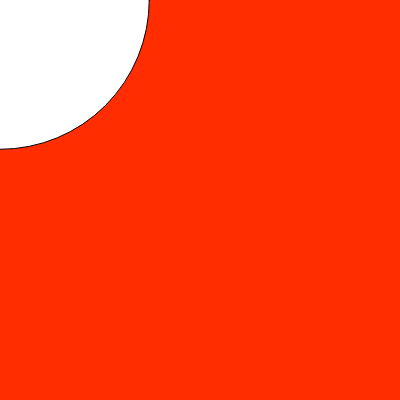
Frame 1 (no input)
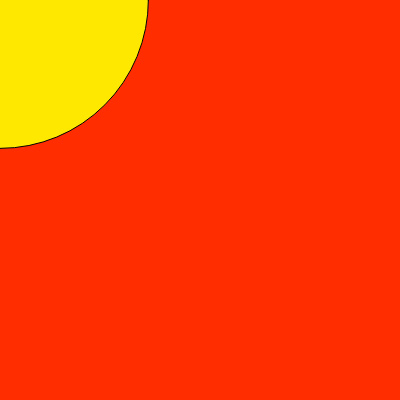
Frame 60 (no input)
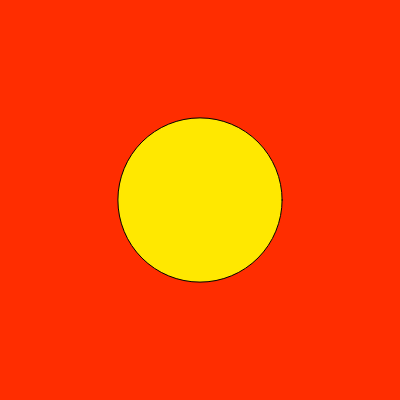
Frame 120 (the mouse pressed at the canvas centre since frame 60)

The p5.js sketch that drew these frames (run headless with seeded random() and noise() and a simulated clock; from frame 60 on, the mouse is pressed at the canvas centre):

// p5.js sketch
// ── sketch.js
let x;
let y;

function setup() {
  createCanvas(400, 400);
  x = random(400);
  x = int(x);
  y = random(400);
  y = int(y);
}

function draw() {
  background(255, 45, 0 );
  x = x + random(-5,5);
  y = y + random(-5,5);
  x = constrain(x,0,400);
  y = constrain(y,0,400);
  let distancia;
  distancia = dist(mouseX, mouseY, x, y);
  circle(mouseX, mouseY, distancia);
  fill(255, 232, 0)
  //circle(x, y, 10);

  if (distancia < 3) {
    text("Encontrei!", 200, 200);
    noLoop();
  }
}
